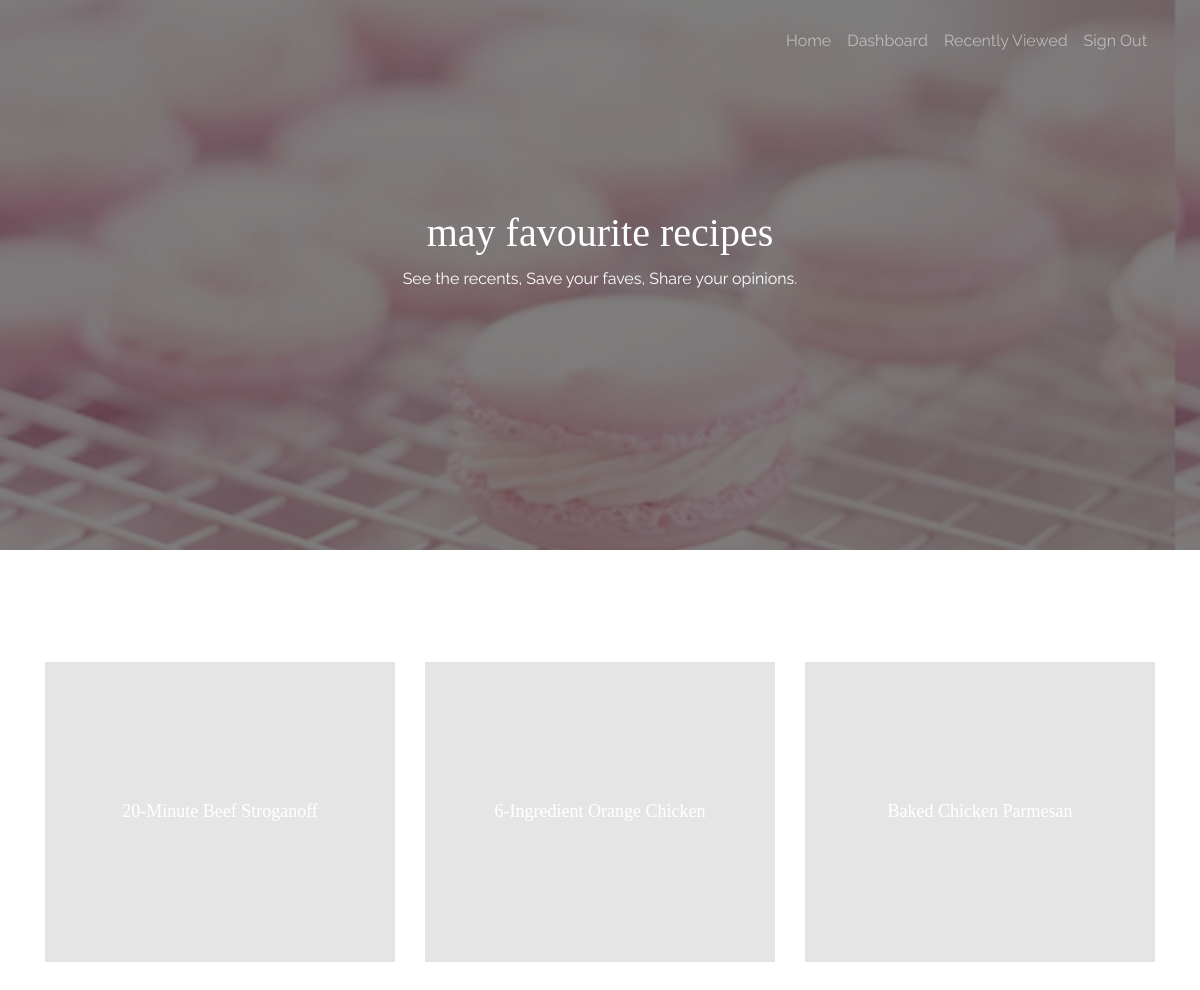
Screenshot of /favorites (signed in) with the database file from the repository.
### declarative.py (models this page shows)
class Api(Base):
    __tablename__ = 'API'
    id = Column(String(100), primary_key=True) #id of recipe
    name = Column(String(50), nullable=False)
    image = Column(String(200), nullable=False)
    time = Column(Integer, nullable=False)
    rate = Column(Float) #actually rate
    total_count = Column(Integer) #value
    total = Column(Integer) #number of users have rated

### routes.py (the view)
@app.route('/favorites')
def my_favorite():
	if roles.login_role == 1:
		fav_recipes = SS.get_fav_recipes_for(current_user.id)
	return render_template('fav.html', user=current_user.id, data=fav_recipes)

### RecipeSystem.py (called while the page is built)
    def get_fav_recipes_for(self, user):
        try:
            all_recipes = []
            result = self.session.query(Favourite).filter(Favourite.user_id==user).all()
            for i in result:
                rec_id = i.api_id
                recipe = self.session.query(Api).filter(Api.id==rec_id).first()
                d = {"id":recipe.id, "name":recipe.name, "image":recipe.image, "time":recipe.time}
                all_recipes.append(d)
            return all_recipes
        except:
            print("Can't find user")
            pass

### authenticate.py (called while the page is built)
def get_user(user_id):
	return Login(user_id)

@login_manager.user_loader
def load_user(user_id):
	user = get_user(user_id)
	return user

### templates/fav.html (shortened to what this page needs)
<!doctype html>
<html lang="en">
<head>
  <link rel="stylesheet" href="{{url_for("static",filename="css/bootstrap.css")}}">
  <link rel="stylesheet" href="{{url_for("static",filename="css/animate.css")}}">
  <link rel="stylesheet" href="{{url_for("static",filename="css/owl.carousel.min.css")}}">
  <link rel="stylesheet" href="{{url_for("static",filename="fonts/ionicons/css/ionicons.min.css")}}">
  <link rel="stylesheet" href="{{url_for("static",filename="fonts/fontawesome/css/font-awesome.min.css")}}">
  <link rel="stylesheet" href="{{url_for("static",filename="css/style.css")}}">
  </head>
  <body>
    <header role="banner">
      <nav class="navbar navbar-expand-md navbar-dark bg-light">
        <div class="container">
          <div class="collapse navbar-collapse navbar-light" id="navbarsExample05">
            <ul class="navbar-nav ml-auto pl-lg-5 pl-0">
              <li class="nav-item">
                <a class="nav-link" href="{{ url_for('index') }}">Home</a>
              </li>
              <li class="nav-item">
                <a class="nav-link" href="{{ url_for('dashboard') }}">Dashboard</a>
              </li>
              <li class="nav-item">
                <a class="nav-link">Recently Viewed</a>
              </li>
              <li class="nav-item">
                <a class="nav-link" href="{{url_for('logout')}}">Sign Out</a>
              </li>
            </ul>
          </div>
        </div>
      </nav>
    </header>
    <section class="site-hero site-hero-innerpage overlay" data-stellar-background-ratio="0.5" style="background-image: url('/static/images/centre_image.jpg');">
      <div class="container">
        <div class="row align-items-center site-hero-inner justify-content-center">
          <div class="col-md-8 text-center">
            <div class="mb-5 element-animate">
              <h1>{{ user }} favourite recipes</h1>
              <p>See the recents, Save your faves, Share your opinions.</p>
            </div>
          </div>
        </div>
      </div>
    </section>
    <section class="slider-wrap site-section">
      <div class="container">
        <div class="row">
          {% if data %}
          {% for recipe in data %}
            <div class="col-md-4 element-animate ">
              <a href = "{{ url_for('get_recipe', recipeID = recipe['id']) }}" class="img-bg" style="background-image: url({{recipe['image']}})">
                <div class="text">
                  <h2> {{recipe['name']}} <br> </h2>
                </div>
              </a>
            </div>
          {% endfor %}
          {% endif %}
        </div>
      </div>
    </section>
  </body>
</html>

### static/css/style.css (style rules this page uses)
body { background: #fff; font-family: "Raleway", arial, sans-serif; font-weight: 400; font-size: 16px; line-height: 1.8; color: #6c757d; }
a { -webkit-transition: .3s all ease; -o-transition: .3s all ease; transition: .3s all ease; text-decoration: none; }
h1, h2, h3, h4, h5 { color: #000; font-family: "Playfair Display", times, serif; }
header { position: absolute; top: 0; left: 0; width: 100%; z-index: 5; }
header .navbar { padding-top: 0; padding-bottom: 0; background: transparent !important; }
header .navbar .nav-link { padding: 1.7rem 1rem; outline: none !important; }
.site-hero { background-size: cover; background-position: center center; min-height: 750px; height: 100vh; }
.site-hero > .container { position: relative; z-index: 2; }
.site-hero.overlay { position: relative; }
.site-hero.overlay:before { content: ""; background: rgba(0, 0, 0, 0.5); width: 100%; z-index: 1; position: absolute; top: 0; left: 0; right: 0; bottom: 0; }
.site-hero.overlay h1, .site-hero.overlay p { color: #fff; }
.site-hero .site-hero-inner { min-height: 750px; height: 100vh; }
.site-hero-innerpage, .site-hero-innerpage .site-hero-inner { min-height: 550px; height: 50vh; }
.site-section { padding: 7em 0; }
.img-bg { background-size: cover; }
.feature-destination, .slider-wrap { position: relative; z-index: 10; margin-top: -50px; margin-bottom: 50px; }
.feature-destination .img-bg, .slider-wrap .img-bg { margin-bottom: 30px; display: block; height: 300px; position: relative; top: 0; -webkit-transition: .2s all ease; -o-transition: .2s all ease; transition: .2s all ease; }
.feature-destination .img-bg:before, .slider-wrap .img-bg:before { content: ""; top: 0; left: 0; bottom: 0; right: 0; background: #000; opacity: .1; position: absolute; -webkit-transition: .3s all ease; -o-transition: .3s all ease; transition: .3s all ease; }
.feature-destination .img-bg .text, .slider-wrap .img-bg .text { position: absolute; top: 50%; left: 50%; text-align: center; width: 80%; -webkit-transform: translate(-50%, -50%); -ms-transform: translate(-50%, -50%); transform: translate(-50%, -50%); }
.feature-destination .img-bg .text h2, .slider-wrap .img-bg .text h2 { -webkit-transition: .3s all ease; -o-transition: .3s all ease; transition: .3s all ease; margin: 0; padding: 0; font-size: 18px; font-weight: 400; color: #fff; top: 0px; position: relative; }
.slider-wrap { margin-top: 0; }
.element-animate { opacity: 0; visibility: hidden; }

### rows the page displays
Api: name "20-Minute Beef Stroganoff"
Api: name "6-Ingredient Orange Chicken"
Api: name "Baked Chicken Parmesan"

### other values shown
{{ user }} "may"
